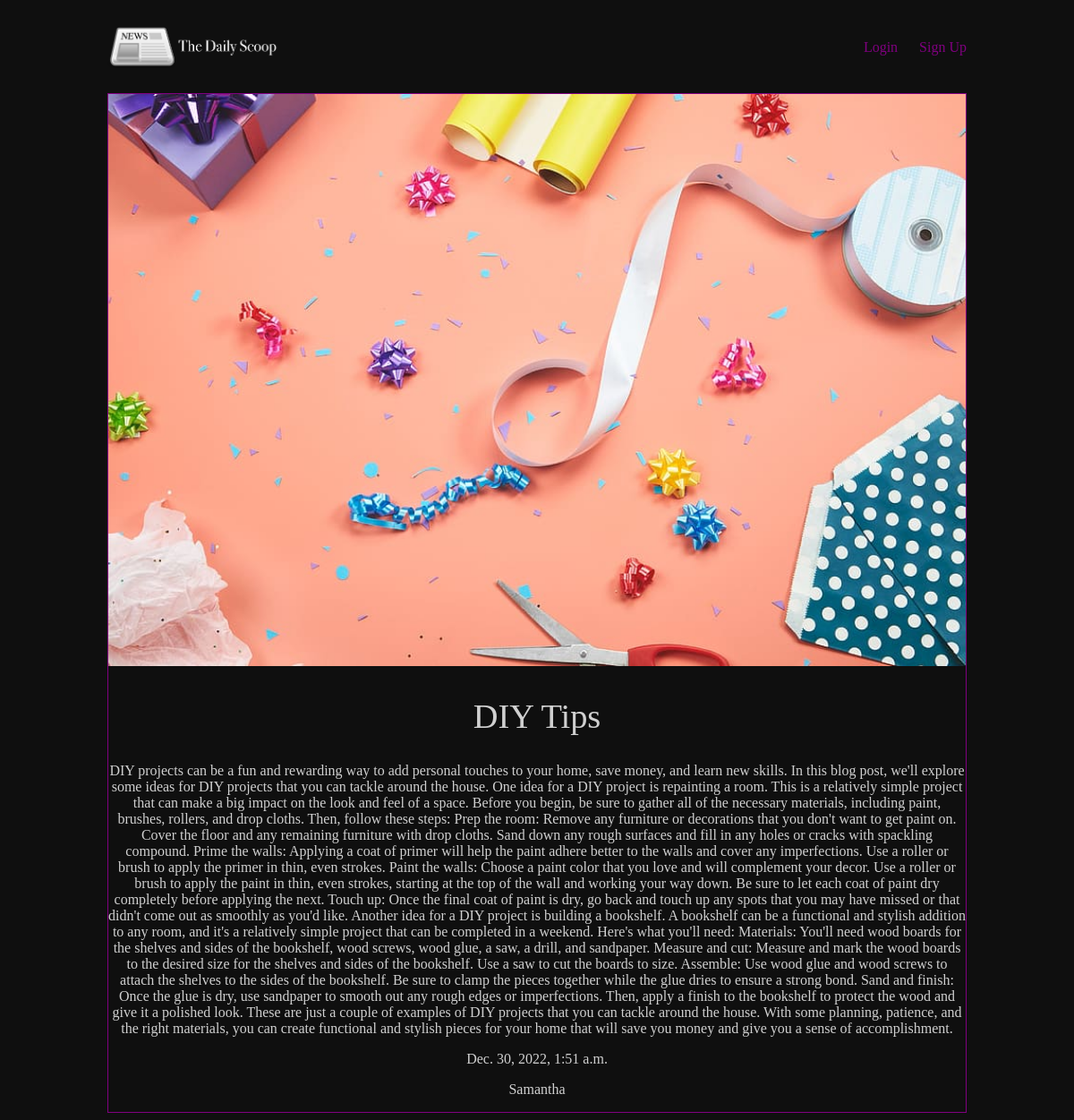
The page /articles/diy-tips on the database as committed earlier.
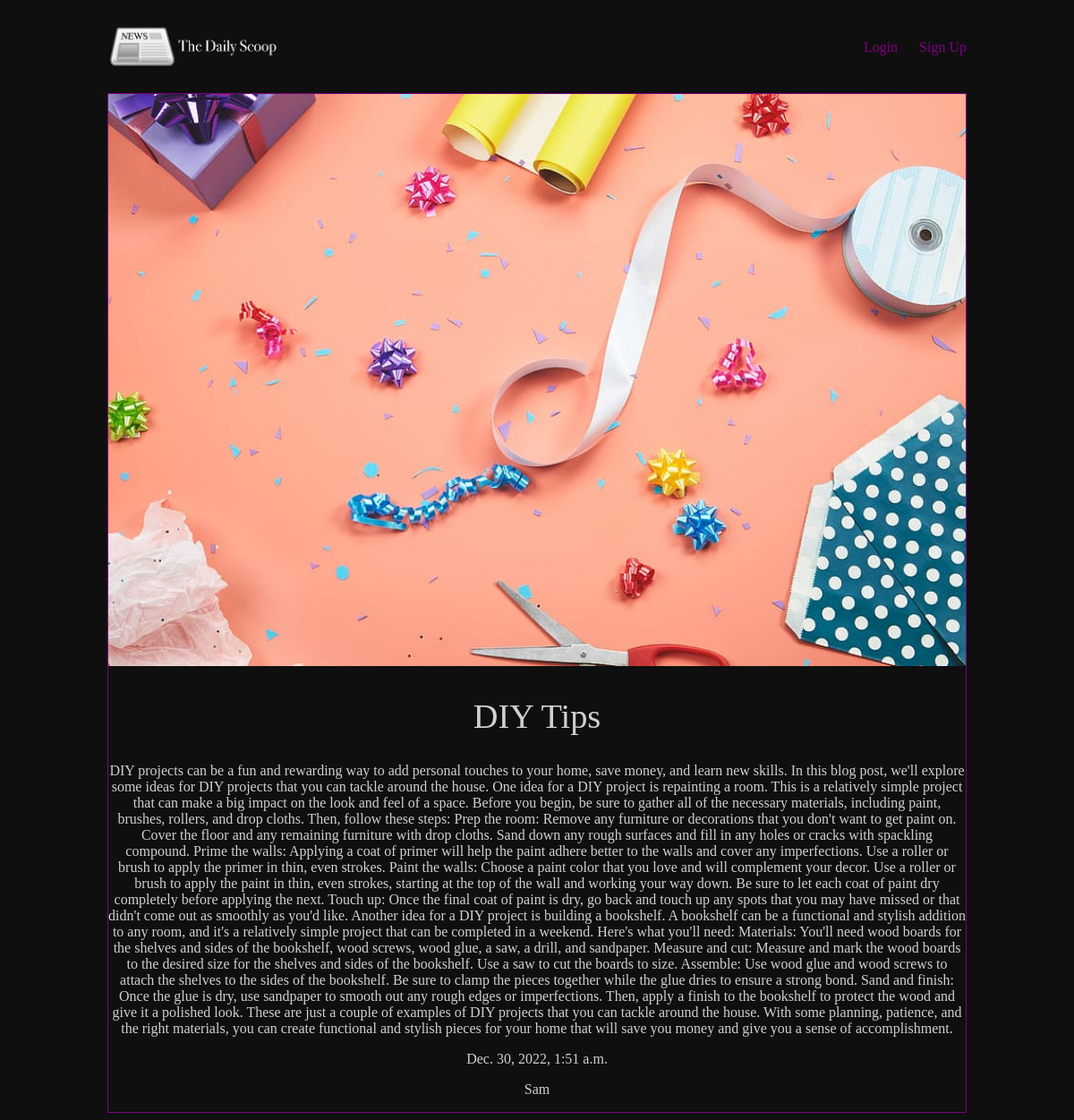
The same page on the database as committed later.
### articles/models.py (models this page shows, shortened)
class Article(models.Model):
  title = models.CharField(max_length=128)
  slug = models.SlugField(max_length=128)
  body = models.TextField()
  date = models.DateTimeField(auto_now_add=True)
  thumbnail = models.ImageField(default='default.png', blank=True)
  author = models.ForeignKey(User, default=None, on_delete=models.SET_DEFAULT)
  wordCount = models.IntegerField(default=0)

### articles/views.py (the view)
# urls.py: path('<slug:slug>', views.article_detail, name="detail") #specific article page
def article_detail(req, slug):
  article = Article.objects.get(slug=slug)
  return render(req, 'articles/article_detail.html', {'article': article})

### articles/templates/articles/article_detail.html
{% extends 'base.html' %}
{% block content %}
  <div class="article-detail">
    <div class="article">
      <img src="{{ article.thumbnail.url }}">
      <h1>{{ article.title }}</h1>
      <p>{{ article.body }}</p>
      <p>{{ article.date }}</p>
      <p>{{ article.author }}</p>
    </div>
  </div>
{% endblock %}

Rows that differ between the two databases and show on the page:
changed Article "DIY Tips": author "Samantha" → "Sam"
